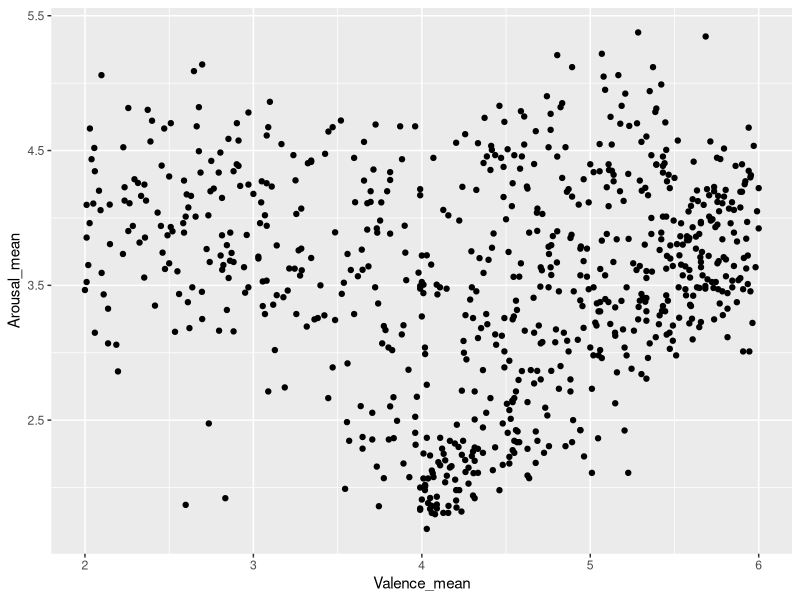

The R source for this figure:
library(tidyverse)
library(readxl)
library(ggplot2)

oasis_all = as_tibble(read_csv("OASIS.csv")) %>%
  rename(Image = '...1')
oasis_gender = as_tibble(read_csv("OASIS_bygender_CORRECTED_092617.csv"))
oasis_gender = select(oasis_gender, !Category)
head(oasis_all)

oasis_filtered = filter(oasis_all, Valence_mean >= 2, Valence_mean <= 6, Valence_SD < 1.5) %>%
  #arrange(desc(Valence_mean)) %>%
  as_tibble()
oasis_filtered_no_sd = filter(oasis_all, Valence_mean >= 2, Valence_mean <= 6)
  
oasis_filtered

## Counts
# count(oasis_all, Valence_SD > 1.5) #50
# count(oasis_all, Valence_mean < 2) #36
# count(oasis_all, Valence_mean > 6) #46
# count(oasis_all, Valence_mean < 2.5) #88
# count(oasis_all, Valence_mean > 5.5) #174
# count(oasis_all, Valence_mean < 3) #162
# count(oasis_all, Valence_mean > 5) #315
# count(oasis_all, Valence_SD < .5)

control_ratings = oasis_filtered

overlap_high = filter(oasis_all, Valence_mean >= 6, Valence_SD > 1.5)
overlap_low = filter(oasis_all, Valence_mean <= 2, Valence_SD > 1.5)
#None on both
#Strong valence (positive or negative) did not have high variability in ratings

oasis_gender_valence_variable = mutate(oasis_gender, Valence_difference = abs(Valence_mean_men - Valence_mean_women)) %>%
  filter(Valence_difference >= 1.5) %>%
  rename(Image = '...1') %>%
  as_tibble()


#Returns 26 rows
#17 are of nude women (universal male preference)
#5 are nude men (universal female preference)
#1 is of a gun (male preference)
#1 is of a wedding ring (female preference)

gender_difference_images <- select(oasis_gender_valence_variable, 'Image')
filtered_images <- select(oasis_filtered, 'Image')
oasis_potential_index = anti_join(filtered_images, gender_difference_images)
oasis_potential_set = right_join(oasis_filtered, oasis_potential_index)
oasis_potential_set_full = left_join(oasis_potential_set, oasis_gender)
#767 pictures

count(oasis_potential_set, Valence_mean > 4.52)
summarise(oasis_potential_set, avg = median(Valence_mean))
ggplot(oasis_potential_set, aes(Valence_mean, Arousal_mean)) +
  geom_point()
